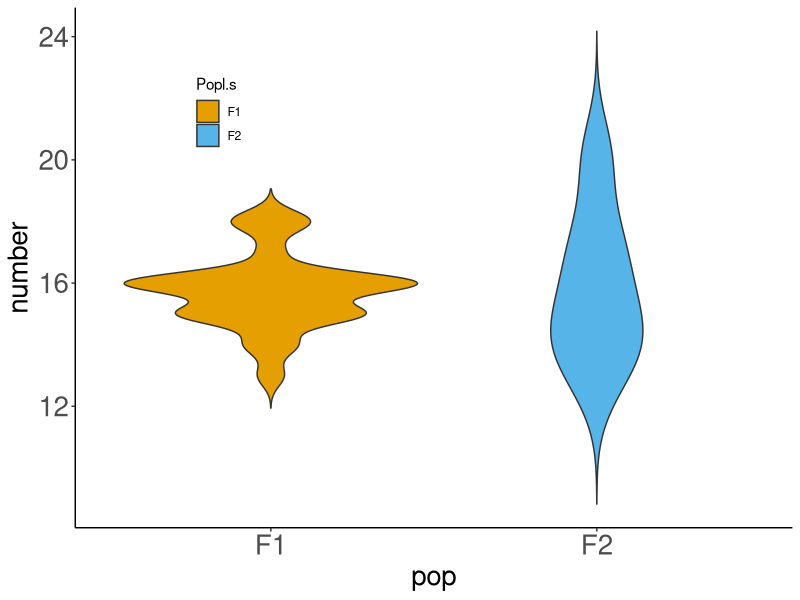
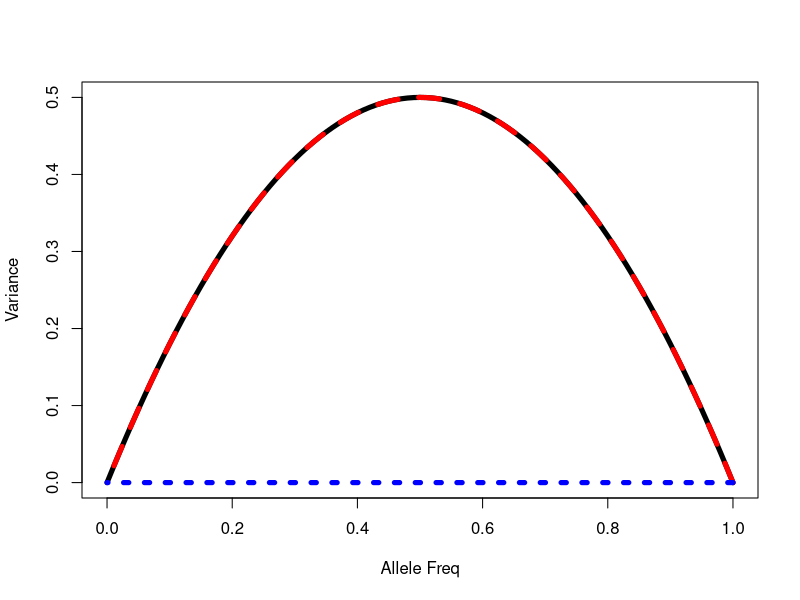
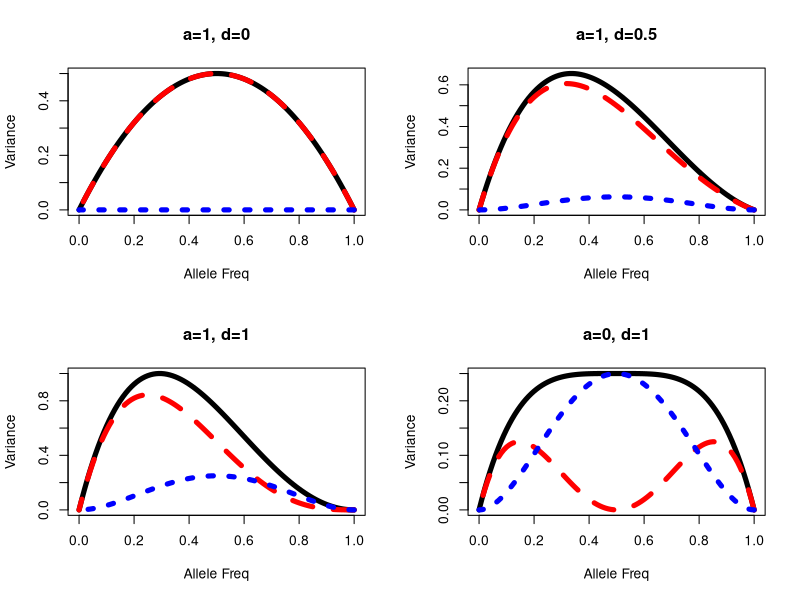
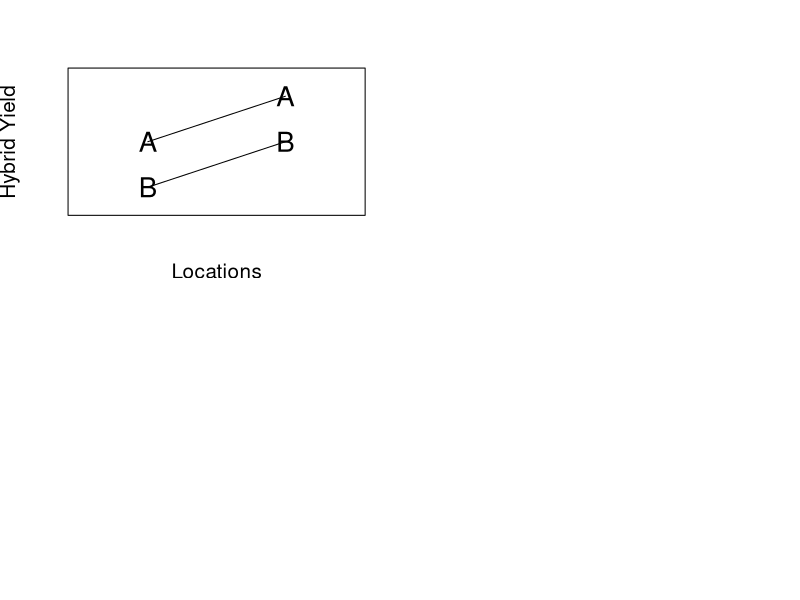
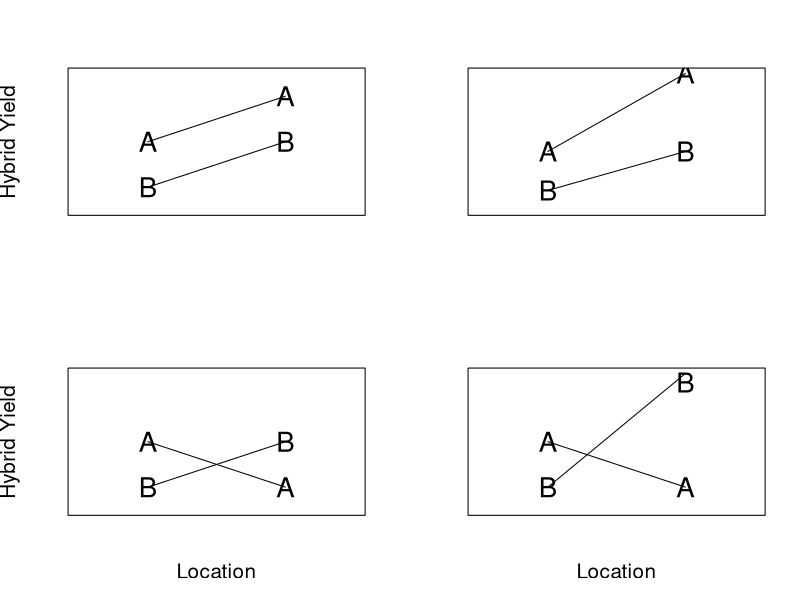

Write R code to recreate these figures, in order.
## ---- chunk 1
options(htmltools.dir.version = FALSE)
## ---- chunk 2
library(knitr)
library(kableExtra)
f1 <- data.frame(v1=c(18, 15, 16, 18, 15),
                 v2= c(16, 14, 16, 18, 17),
                 v3=c(16, 13, 16, 14, 16),
                 v4=c(15, 16, 15, 15, 16),
                 v5=c(15, 16, 16, 15, 16))
kable(f1, col.names = NULL)
## ---- chunk 3
f2 <- data.frame(v1=c(16, 20, 19, 17, 14),
                 v2=c(16, 14, 14, 15, 17),
                 v3=c(20, 13, 12, 15, 16),
                 v4=c(21, 18, 15, 14, 18),
                 v5=c(14, 17, 13, 15, 13))
kable(f2, col.names = NULL)
## ---- chunk 4
f1 <- as.vector(as.matrix(f1))
f2 <- as.vector(as.matrix(f2))
mean(f1)
mean(f2)
## ---- chunk 5
var(f1)
var(f2)
## ---- chunk 6
library(ggplot2)
df <- rbind(data.frame(number=f1, pop="F1"), data.frame(number=f2, pop="F2"))
ggplot(df, aes(x=pop, y=number, fill=pop)) +
  scale_fill_manual(values=c("#E69F00", "#56B4E9")) +
  geom_violin(trim=FALSE) +
  guides(fill=guide_legend(title="Popl.s")) +
  theme_classic() +
  theme(legend.position="inside", legend.position.inside=c(0.2, 0.8), axis.text=element_text(size=20),
              axis.title=element_text(size=20))
## ---- chunk 7
a = 1
d = 0*a # pure additive#<<
q = seq(0, 1, by=0.01)
p = 1 - q
va <- 2*p*q*(a + d*(q-p))^2
vd <- (2*p*q*d)^2
vg <- va + vd
plot(p, vg, lty=1, lwd=5, type="l", xlab="Allele Freq", ylab="Variance")
lines(p, va, lty=2, lwd=5, col="red")
lines(p, vd, lty=3, lwd=5, col="blue")
## ---- chunk 8
a = 1
d = 0*a #<<
q = seq(0, 1, by=0.01)
p = 1 - q

va <- 2*p*q*(a + d*(q-p))^2
vd <- (2*p*q*d)^2
vg <- va + vd

par(mfrow=c(2,2))
plot(p, vg, lty=1, lwd=5, type="l", xlab="Allele Freq", ylab="Variance", main="a=1, d=0")
lines(p, va, lty=2, lwd=5, col="red")
lines(p, vd, lty=3, lwd=5, col="blue")

d = 0.5*a #<<
va <- 2*p*q*(a + d*(q-p))^2
vd <- (2*p*q*d)^2
vg <- va + vd

plot(p, vg, lty=1, lwd=5, type="l", xlab="Allele Freq", ylab="Variance", main="a=1, d=0.5")
lines(p, va, lty=2, lwd=5, col="red")
lines(p, vd, lty=3, lwd=5, col="blue")

d = 1*a #<<
va <- 2*p*q*(a + d*(q-p))^2
vd <- (2*p*q*d)^2
vg <- va + vd
plot(p, vg, lty=1, lwd=5, type="l", xlab="Allele Freq", ylab="Variance", main="a=1, d=1")
lines(p, va, lty=2, lwd=5, col="red")
lines(p, vd, lty=3, lwd=5, col="blue")

a = 0
d = 1 #<<
va <- 2*p*q*(a + d*(q-p))^2
vd <- (2*p*q*d)^2
vg <- va + vd
plot(p, vg, lty=1, lwd=5, type="l", xlab="Allele Freq", ylab="Variance", main="a=0, d=1")
lines(p, va, lty=2, lwd=5, col="red")
lines(p, vd, lty=3, lwd=5, col="blue")

## ---- chunk 9
l1 <- 1+1
l2 <- 2+2

plot(c(1,2), c(1,2), pch=c("B", "B"), xlim=c(0.5, 2.5), ylim=c(0.5,3.5), cex=2, xaxt="n", yaxt="n", xlab="Locations", ylab="Hybrid Yield", cex.lab=1.5)
points(c(1,2), c(2,3), pch=c("A", "A"), cex=2)
lines(c(1,2), c(1,2))
lines(c(1,2), c(2,3))  
  
## ---- chunk 10

par(mfrow=c(2,2))
plot(c(1,2), c(1,2), pch=c("B", "B"), xlim=c(0.5, 2.5), ylim=c(0.5,3.5), cex=2, xaxt="n", yaxt="n", xlab="", ylab="Hybrid Yield", cex.lab=1.5)
points(c(1,2), c(2,3), pch=c("A", "A"), cex=2)
lines(c(1,2), c(1,2))
lines(c(1,2), c(2,3))  

plot(c(1,2), c(1,2), pch=c("B", "B"), xlim=c(0.5, 2.5), ylim=c(0.5,4), cex=2, xaxt="n", yaxt="n", xlab="", ylab="", cex.lab=1.5)
points(c(1,2), c(2,4), pch=c("A", "A"), cex=2)
lines(c(1,2), c(1,2))
lines(c(1,2), c(2,4)) 

plot(c(1,2), c(1,2), pch=c("B", "B"), xlim=c(0.5, 2.5), ylim=c(0.5,3.5), cex=2, xaxt="n", yaxt="n", xlab="Location", ylab="Hybrid Yield", cex.lab=1.5)
points(c(1,2), c(2,1), pch=c("A", "A"), cex=2)
lines(c(1,2), c(1,2))
lines(c(1,2), c(2,1))  

plot(c(1,2), c(1,3.3), pch=c("B", "B"), xlim=c(0.5, 2.5), ylim=c(0.5,3.5), cex=2, xaxt="n", yaxt="n", xlab="Location", ylab="", cex.lab=1.5)
points(c(1,2), c(2,1), pch=c("A", "A"), cex=2)
lines(c(1,2), c(1,3.5))
lines(c(1,2), c(2,1))  
